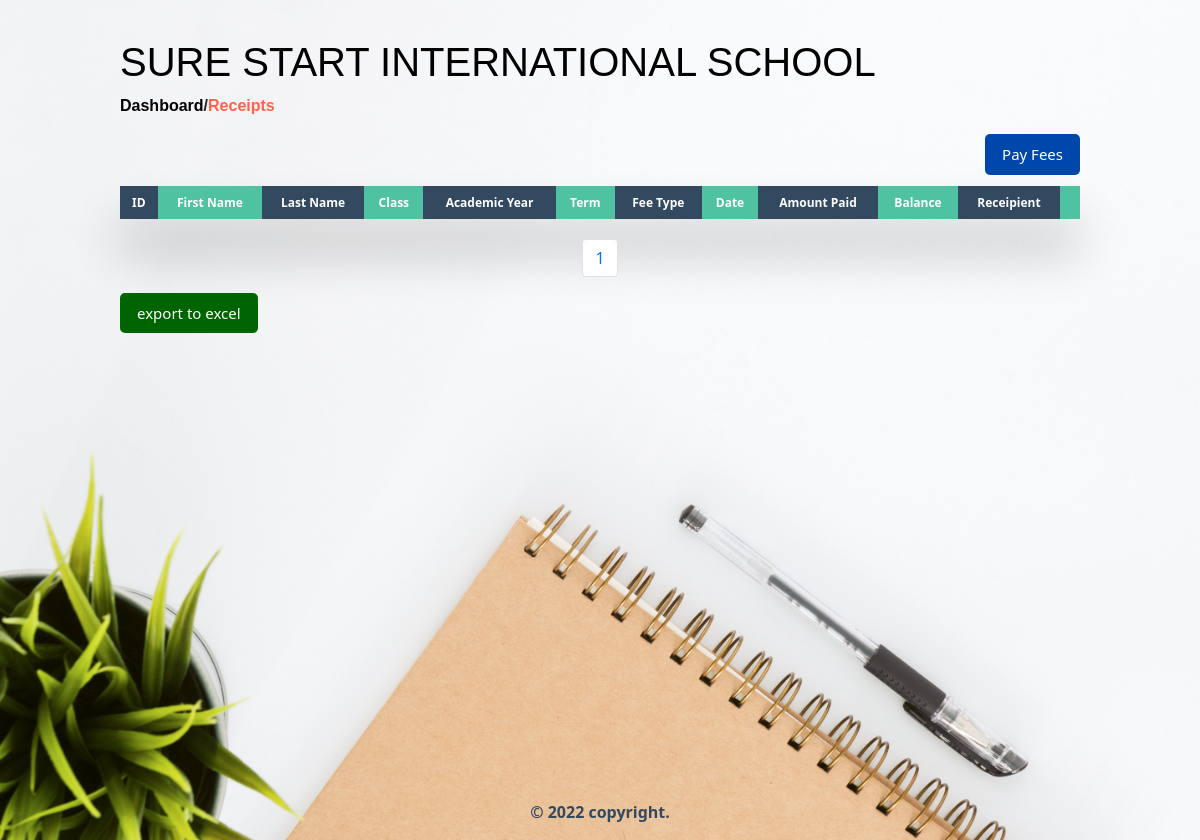
The page /receipts/ on the database as committed earlier.
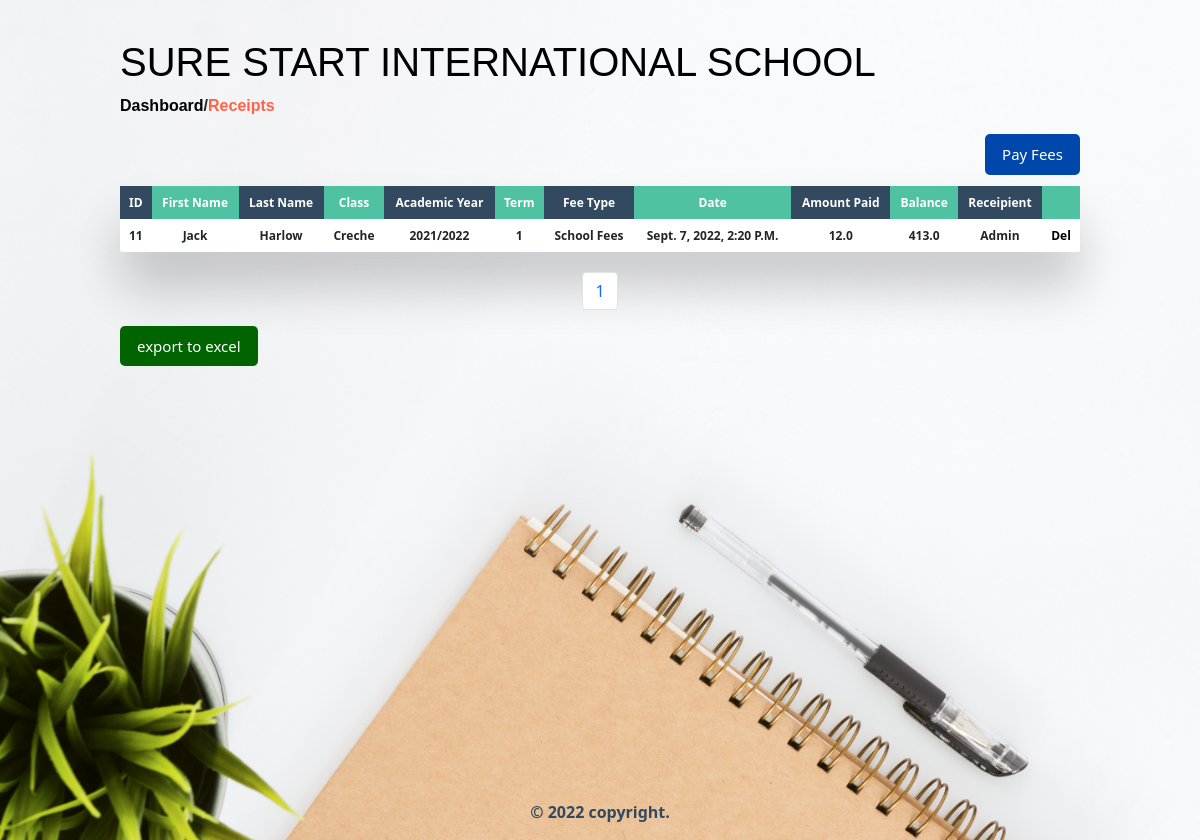
The same page on the database as committed later.
### fees/models.py (models this page shows, shortened)
class Receipt(models.Model):
    student_id = models.CharField(max_length=255)
    first_name = models.CharField(max_length=255)
    last_name = models.CharField(max_length=255)
    student_class = models.CharField(max_length=20)
    fee_type = models.CharField(max_length=20)
    balance = models.FloatField(max_length=255)
    amount_paid = models.FloatField(max_length=255 ,default=0)
    academic_year = models.CharField(max_length=20)
    term = models.CharField(max_length=5)
    payment_date = models.DateTimeField(auto_now_add=True)
    receipient =  models.ForeignKey(get_user_model(), on_delete=models.CASCADE)
    class Meta:
        ordering = ['-payment_date']

### users/models.py (models this page shows)
class CustomUser(AbstractUser):
    is_email_verified = models.BooleanField(default=False)
    token = models.TextField(blank=True, null=True)

### fees/views.py (the view, shortened to what this page needs)
# urls.py: path('receipts/',receipts_list_and_create,name='receipts'),
def receipts_list_and_create(request):
    form = ReceiptsForm(request.POST or None)
    objects = Receipt.objects.all()
    p = Paginator(Receipt.objects.all(),10)
    page = request.GET.get('page')
    fees_list = p.get_page(page)
    nums = "a" * fees_list.paginator.num_pages
    return render(request, 'receipt_list.html', {'objects': objects,
    'fees_list':fees_list,
    'nums':nums,
    'form': form
    })

### templates/receipt_list.html (shortened to what this page needs)
{% extends 'base.html' %}
{% block content %}
<div class="dashboard-container">
    <div class="top-nav">
        <h1><a href="{% url 'dashboard' %}">SURE START INTERNATIONAL SCHOOL</a></h1>
        <p><a href="{% url 'dashboard' %}">Dashboard</a>/<a href="{% url 'receipts' %}" class="active-link">Receipts</a></p>
    </div>
    <div class="add-div">
        <a href="#" id="modal-btn"><button class="btn-primary btn-primary-wd">Pay Fees</button></a>
    </div>
    <div class="table-wrapper" id="student_table_div">
        <table class="fl-table" id="table2excel_fees">
            <thead>
                <tr>
                    <th>ID</th>
                    <th>First Name</th>
                    <th>Last Name</th>
                    <th>Class</th>
                    <th>Academic Year</th>
                    <th>Term</th>
                    <th>Fee type</th>
                    <th>Date</th>
                    <th>Amount paid</th>
                    <th>Balance</th>
                    <th>Receipient</th>
                    <th class="excludeThisClass"></th>
                </tr>
            </thead>
            <tbody>
                {% for fees in fees_list %}
                    <tr>
                        <th>{{ fees.student_id }}</th>
                        <th>{{ fees.first_name }}</th>
                        <th>{{ fees.last_name }}</th>
                        <th>{{ fees.student_class }}</th>
                        <th>{{ fees.academic_year }}</th>
                        <th>{{ fees.term }}</th>
                        <th>{{ fees.fee_type }}</th>
                        <th>{{ fees.payment_date }}</th>
                        <th>{{ fees.amount_paid }}</th>
                        <th>{{ fees.balance }}</th>
                        <th>{{ fees.receipient }}</th>
                        <th class="excludeThisClass"><a href="{% url 'receipt_delete' fees.pk %}">del</a></th>
                    </tr>
                {% endfor %}
            </tbody>
        </table>
    </div>
    <nav aria-label="Page navigation example">
        <ul class="pagination justify-content-center">
            {% for i in nums %}
	            <li class="page-item"><a class="page-link" href="?page={{ forloop.counter }}">{{ forloop.counter }}</a></li>
            {% endfor %}
        </ul>
    </nav>
    <button id="btnExport_excel_fees" class="btn-primary btn-primary-wd info-btn-1">export to excel</button>
</div>
{% endblock content %}

Rows that differ between the two databases and show on the page:
added Receipt: student_id "11", first_name "Jack", last_name "Harlow", student_class "Creche", academic_year "2021/2022", term "1", fee_type "School Fees", payment_date "Sept. 7, 2022, 2:20 P.m.", amount_paid "12.0", balance "413.0", receipient "Admin"
